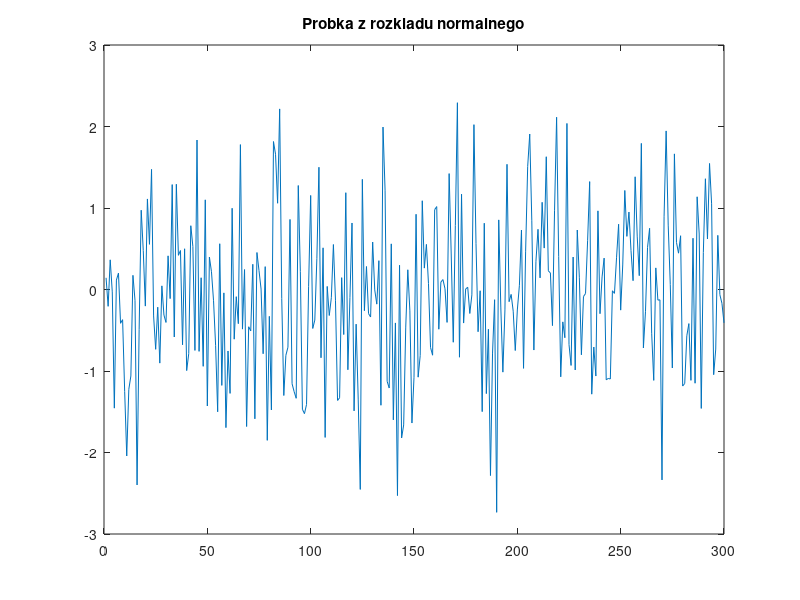
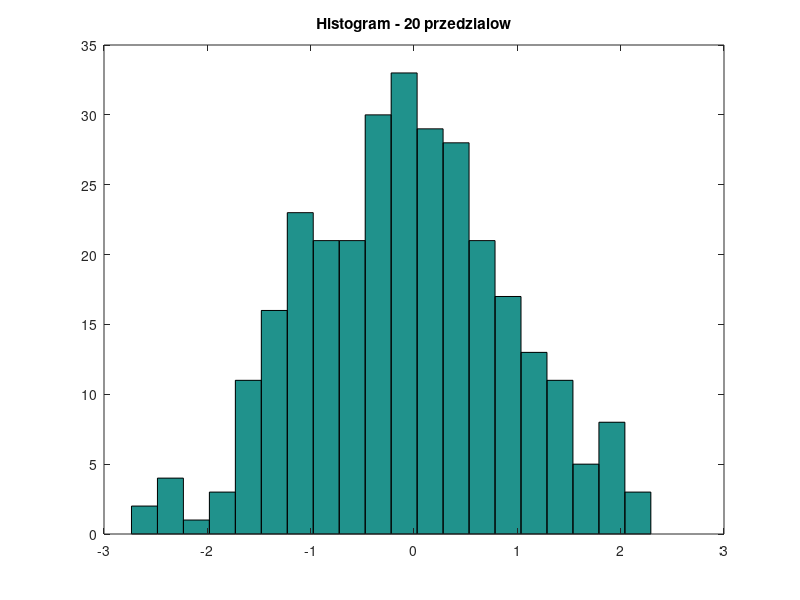
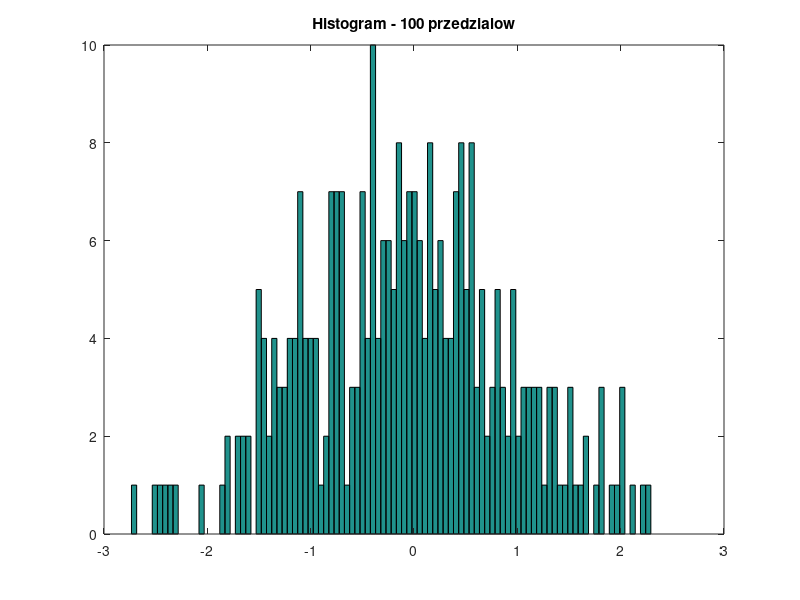
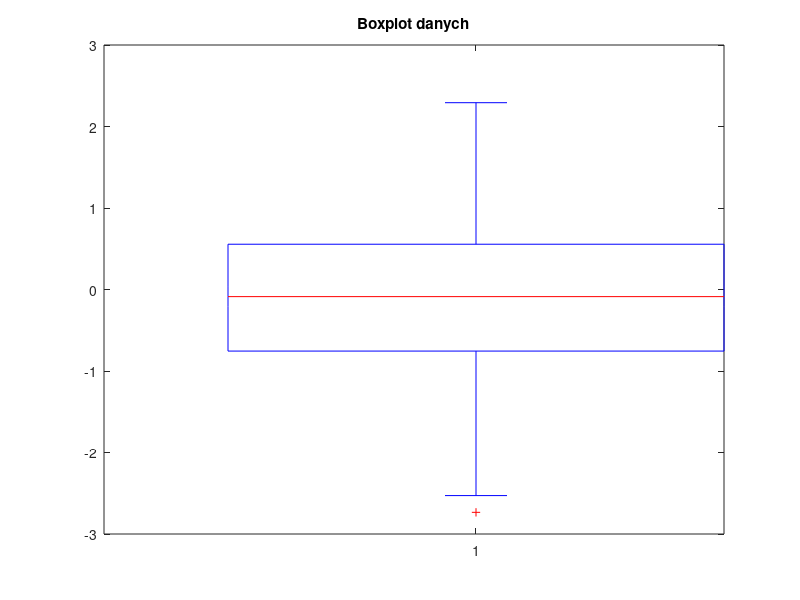

MATLAB code for these plots, in order:
% CWICZENIE 3
% Generowanie probki z rozkladu normalnego

clc
clear
close all

% losowanie 300 elementow
x = randn(300,1);

% wykres probki
figure
plot(x)
title('Probka z rozkladu normalnego')

% histogram 20 przedzialow
figure
hist(x,20)
title('Histogram - 20 przedzialow')

% histogram 100 przedzialow
figure
hist(x,100)
title('Histogram - 100 przedzialow')

% boxplot
figure
boxplot(x)
title('Boxplot danych')
